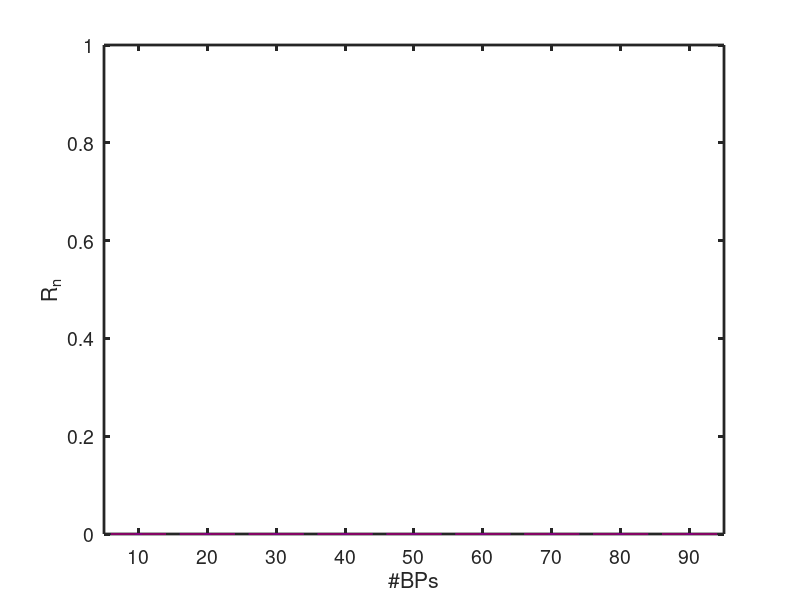
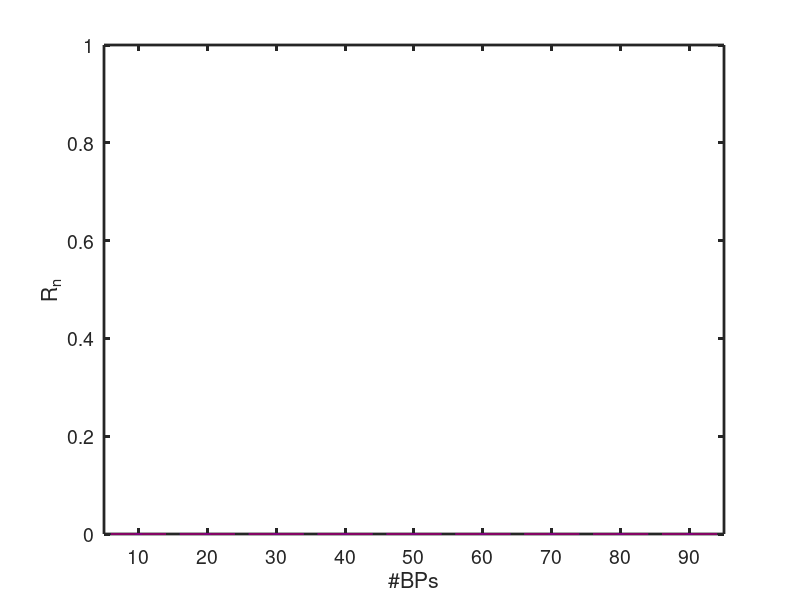
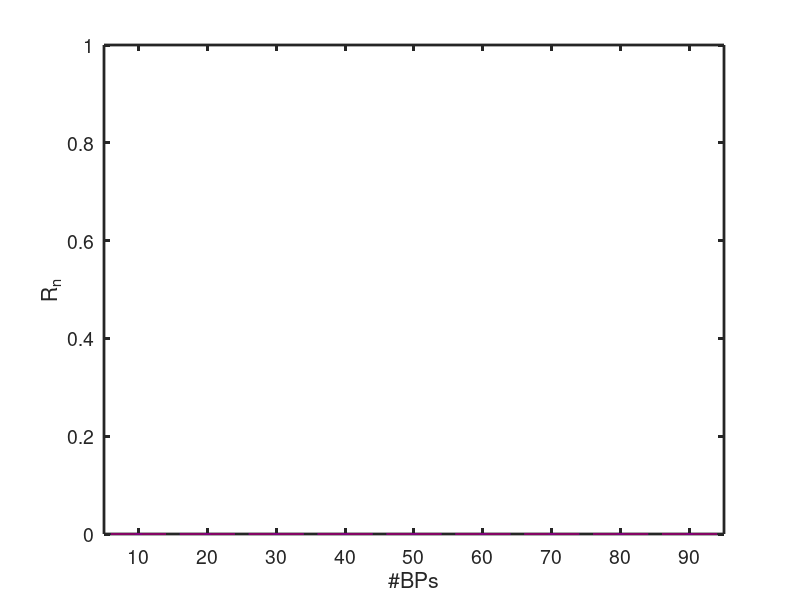

MATLAB code to generate these figures, in order:

% read all .mat files in the results folder
Files = dir(fullfile('ResultDemoNumberBP/*.mat'));

LengthFiles = length(Files); % the number of all files
% disp(LengthFiles);

Rn_breast_w=zeros(100,9);
% disp(size(Rn_breast_w));
Rn_mm=zeros(100,9);
Rn_reviews=zeros(100,9);
for i=1:LengthFiles
    name=Files(i).name;
    % disp(name);
    s=strsplit(name,'_');
    % disp(s);
    datafile=char(s(1,1));
    % disp(datafile);
    percent=char(s(1,end-1));
    % disp(percent);
    percent_idx = str2num(percent) / 10;
    % disp(percent_idx);
    runs=strrep(char(s(1,end)),'.mat','');
    % disp(runs);
    runs_idx = str2num(runs);
    % disp(runs_idx);
    folder=Files(i).folder;
    % disp(folder);
    load([folder,'/',name]);
    % disp(class(datafile));
    if strcmp(datafile,'breast')
        Rn_breast_w(runs_idx,percent_idx)=avgRn;
    elseif strcmp(datafile,'mm')
        Rn_mm(runs_idx,percent_idx)=avgRn;
    elseif strcmp(datafile,'reviews')
        Rn_reviews(runs_idx,percent_idx)=avgRn;
    end
    % break;
end
% disp(Rn_breast_w);
% disp(Rn_mm);
% disp(Rn_reviews);

p1=Rn_breast_w;
%disp(p1);
p2=Rn_mm;
p3=Rn_reviews;

h1=figure('visible','off');
boxplot(p1); % 'widths',0.25
xlabel('#BPs');
ylabel('R_n');
xlim([0.5 9.5]);
xticks(1:9);
xticklabels([10:10:90]);
ylim([0 1.0]);
yticksvalues=[0, 2, 4, 6, 8, 10];
yticks(yticksvalues/10);
yticklabels([0:0.2:1.0]);
%set(gca,'Fontname','times new Roman','FontWeight','bold');
set(gca,'linewidth',2,'fontsize',14,'color','none');
format compact;
saveas(h1,'bp_breast_w.eps','epsc'); 

h2=figure('visible','off');
boxplot(p2); % ,'widths',0.25
xlabel('#BPs');
ylabel('R_n');
xlim([0.5 9.5]);
xticks(1:9);
xticklabels([10:10:90]);
ylim([0 1.0]);
yticksvalues=[0, 2, 4, 6, 8, 10];
yticks(yticksvalues/10);
yticklabels([0:0.2:1.0]);
%set(gca,'Fontname','times new Roman','FontWeight','bold');
set(gca,'linewidth',2,'fontsize',14,'color','none');
format compact;
saveas(h2,'bp_mm.eps','epsc'); 

h3=figure('visible','off');
boxplot(p3); % ,'widths',0.25
xlabel('#BPs');
ylabel('R_n');
xlim([0.5 9.5]);
xticks(1:9);
xticklabels([10:10:90]);
ylim([0 1.0]);
yticksvalues=[0, 2, 4, 6, 8, 10];
yticks(yticksvalues/10);
yticklabels([0:0.2:1.0]);
%set(gca,'Fontname','times new Roman','FontWeight','bold');
set(gca,'linewidth',2,'fontsize',14,'color','none');
format compact;
saveas(h3,'bp_reviews.eps','epsc');
